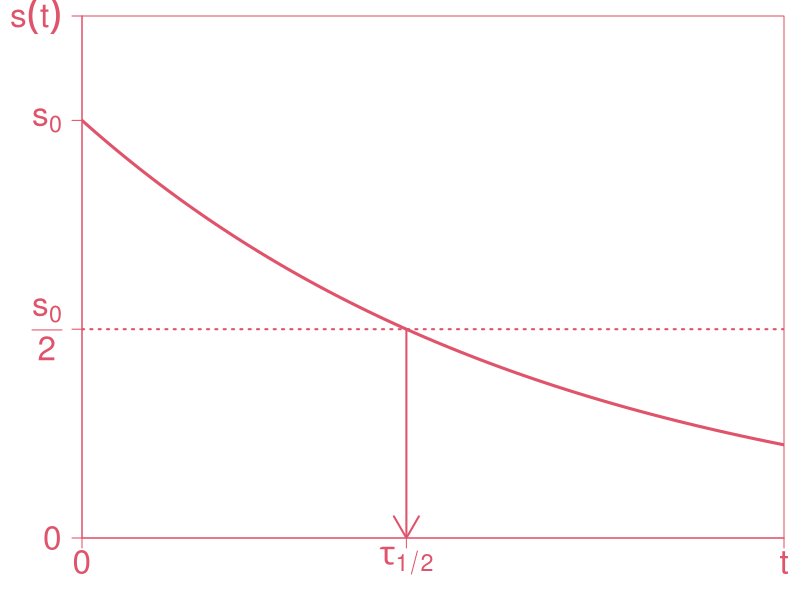

Reproduce this figure in R.
# path <- "/Users/seanlaverty/Dropbox/uco/sem_16_fall/math2153/lectures/topics/figures/"
path <- "/Volumes/Data_drive/Dropbox/uco/sem_16_fall/math2153/lectures/topics/figures/"
png(paste(path, "half_life.png", sep=''), width=600, height=600)
par(xaxs='i', yaxs='i', mar=c(3.1, 4.1, 0.8, 0.8))
plot(NULL, xlim=c(0, 1), ylim=c(0, 1), axes=F, xlab="", ylab="")
plot(function(x)0.8*exp(-1.5*x), xlim=c(0, 1), add=T, lwd=3, col=2)
axis(1, c(0, log(2)/1.5, 1), c(0, expression(tau[1/2]), expression(t)), cex.axis=2, col.axis=2, col=2)
axis(2, c(0, 0.4, 0.8, 1), c(0, expression(over(s[0],2)), expression(s[0]), expression(s(t))), las=1, cex.axis=2, col.axis=2, col=2)
box(col=2)
abline(h=0.4, lty=3, col=2, lwd=2)
arrows(log(2)/1.5, 0.4, log(2)/1.5, 0, col=2, lwd=2)
dev.off()
